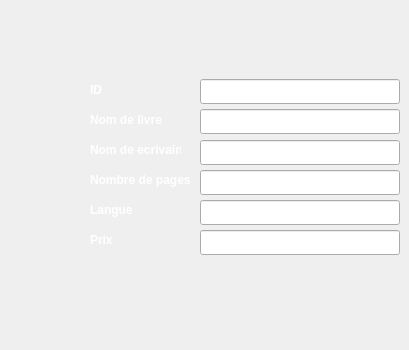
    <widget class="QWidget" name="page_3">
     <widget class="QLabel" name="label_livre">
      <property name="geometry">
       <rect>
        <x>90</x>
        <y>110</y>
        <width>81</width>
        <height>21</height>
       </rect>
      </property>
      <property name="text">
       <string>&lt;html&gt;&lt;head/&gt;&lt;body&gt;&lt;p&gt;&lt;span style=&quot; font-weight:600; color:#ffffff;&quot;&gt;Nom de livre&lt;/span&gt;&lt;/p&gt;&lt;/body&gt;&lt;/html&gt;</string>
      </property>
     </widget>
     <widget class="QLineEdit" name="nom_ajout">
      <property name="geometry">
       <rect>
        <x>200</x>
        <y>109</y>
        <width>200</width>
        <height>25</height>
       </rect>
      </property>
     </widget>
     <widget class="QLabel" name="label_ecrivant">
      <property name="geometry">
       <rect>
        <x>90</x>
        <y>140</y>
        <width>91</width>
        <height>21</height>
       </rect>
      </property>
      <property name="text">
       <string>&lt;html&gt;&lt;head/&gt;&lt;body&gt;&lt;p&gt;&lt;span style=&quot; font-weight:600; color:#ffffff;&quot;&gt;Nom de ecrivain&lt;/span&gt;&lt;/p&gt;&lt;/body&gt;&lt;/html&gt;</string>
      </property>
     </widget>
     <widget class="QLabel" name="label_prix">
      <property name="geometry">
       <rect>
        <x>90</x>
        <y>230</y>
        <width>81</width>
        <height>21</height>
       </rect>
      </property>
      <property name="text">
       <string>&lt;html&gt;&lt;head/&gt;&lt;body&gt;&lt;p&gt;&lt;span style=&quot; font-weight:600; color:#ffffff;&quot;&gt;Prix&lt;/span&gt;&lt;/p&gt;&lt;/body&gt;&lt;/html&gt;</string>
      </property>
     </widget>
     <widget class="QLabel" name="label_nbrPages">
      <property name="geometry">
       <rect>
        <x>90</x>
        <y>170</y>
        <width>111</width>
        <height>21</height>
       </rect>
      </property>
      <property name="text">
       <string>&lt;html&gt;&lt;head/&gt;&lt;body&gt;&lt;p&gt;&lt;span style=&quot; font-weight:600; color:#ffffff;&quot;&gt;Nombre de pages&lt;/span&gt;&lt;/p&gt;&lt;/body&gt;&lt;/html&gt;</string>
      </property>
     </widget>
     <widget class="QLabel" name="label_langue">
      <property name="geometry">
       <rect>
        <x>90</x>
        <y>200</y>
        <width>81</width>
        <height>21</height>
       </rect>
      </property>
      <property name="text">
       <string>&lt;html&gt;&lt;head/&gt;&lt;body&gt;&lt;p&gt;&lt;span style=&quot; font-weight:600; color:#ffffff;&quot;&gt;Langue&lt;/span&gt;&lt;/p&gt;&lt;/body&gt;&lt;/html&gt;</string>
      </property>
     </widget>
     <widget class="QLineEdit" name="nomecri_ajout">
      <property name="geometry">
       <rect>
        <x>200</x>
        <y>140</y>
        <width>200</width>
        <height>25</height>
       </rect>
      </property>
     </widget>
     <widget class="QLineEdit" name="nbr_ajout">
      <property name="geometry">
       <rect>
        <x>200</x>
        <y>170</y>
        <width>200</width>
        <height>25</height>
       </rect>
      </property>
     </widget>
     <widget class="QLineEdit" name="langue_ajout">
      <property name="geometry">
       <rect>
        <x>200</x>
        <y>200</y>
        <width>200</width>
        <height>25</height>
       </rect>
      </property>
     </widget>
     <widget class="QLineEdit" name="prix_ajout">
      <property name="geometry">
       <rect>
        <x>200</x>
        <y>230</y>
        <width>200</width>
        <height>25</height>
       </rect>
      </property>
     </widget>
     <widget class="QPushButton" name="retour">
      <property name="geometry">
       <rect>
        <x>110</x>
        <y>290</y>
        <width>51</width>
        <height>51</height>
       </rect>
      </property>
      <property name="styleSheet">
       <string notr="true">QPushButton {
            color: white;
            border-image: url(:/img/fleche.png) 3 10 3 10;
            border-top: 3px transparent;
            border-bottom: 3px transparent;
            border-right: 10px transparent;
            border-left: 10px transparent;
        }</string>
      </property>
      <property name="text">
       <string/>
      </property>
     </widget>
     <widget class="QPushButton" name="pushButton_2">
      <property name="geometry">
       <rect>
        <x>260</x>
        <y>310</y>
        <width>75</width>
        <height>23</height>
       </rect>
      </property>
      <property name="styleSheet">
       <string notr="true">QPushButton {
            color: white;
            border-image: url(:/img/valid.png) 3 10 3 10;
            border-top: 3px transparent;
            border-bottom: 3px transparent;
            border-right: 10px transparent;
            border-left: 10px transparent;
        }</string>
      </property>
      <property name="text">
       <string/>
      </property>
     </widget>
     <widget class="QLabel" name="label_ID">
      <property name="geometry">
       <rect>
        <x>90</x>
        <y>80</y>
        <width>81</width>
        <height>21</height>
       </rect>
      </property>
      <property name="text">
       <string>&lt;html&gt;&lt;head/&gt;&lt;body&gt;&lt;p&gt;&lt;span style=&quot; font-weight:600; color:#ffffff;&quot;&gt;ID&lt;/span&gt;&lt;/p&gt;&lt;/body&gt;&lt;/html&gt;</string>
      </property>
     </widget>
     <widget class="QLineEdit" name="id_ajout">
      <property name="geometry">
       <rect>
        <x>200</x>
        <y>79</y>
        <width>200</width>
        <height>25</height>
       </rect>
      </property>
     </widget>
    </widget>
